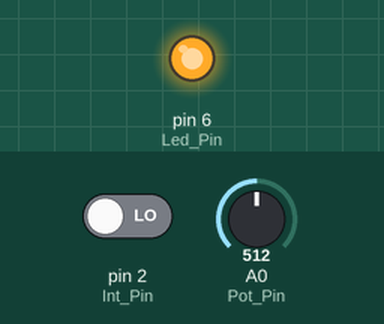
Simulated run of this sketch. Board: Arduino Uno, built with avr-gcc and run on an emulated ATmega328P. On the bench: output pins drawn as LEDs (lit = HIGH). The inputs (shaded band) are chosen by the test bench; at power-on: A0 (Pot_Pin) = 512, pin 2 (Int_Pin) LOW.

Above: at 1.2 s.
1.3 s: A0 (Pot_Pin) set to 785
2.8 s: A0 (Pot_Pin) set to 816
At 3.9 s:
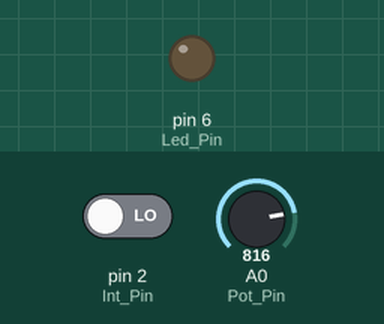
4.3 s: A0 (Pot_Pin) set to 790
At 5.0 s:
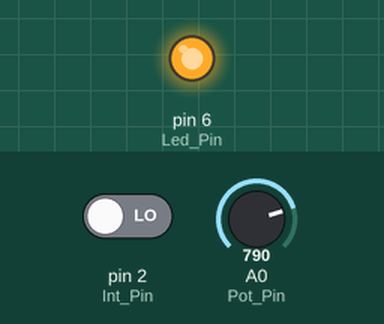
5.8 s: A0 (Pot_Pin) set to 810
At 6.1 s:
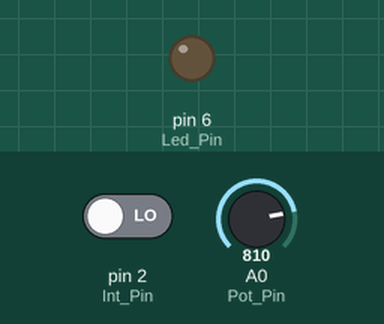
Timing chart, 0 to 8.3 s (numbered marks = the images above; inputs shaded):
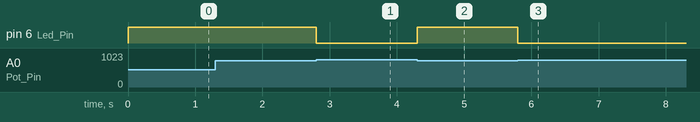

The sketch:

UTN-Clase-Arduino03_002.ino
```cpp
int Led_Pin = 6;
int Pot_Pin = A0;
int Int_Pin = 2;
int sensorValue = 0;
int inputValue = 0;

void setup()
{
	pinMode(Led_Pin, OUTPUT);
	pinMode(Int_Pin, INPUT);
}

void loop()
{
  inputValue = digitalRead(Int_Pin); //lectura digital del interruptor

  if(inputValue == HIGH)
  {
    digitalWrite(Led_Pin,1);
  }else
  {
    sensorValue = analogRead(Pot_Pin);//lectura analógica del potenciador

      if(sensorValue<800)
    {
      digitalWrite(Led_Pin,1);
    }else
    {
       digitalWrite(Led_Pin,0);
    }
  }
}
```

Measured:
- the behaviour switches between 799 and 800 on A0 (Pot_Pin) (found by bisection; images 0 and 1)
- after the input at 1.3 s, every drawn part: stays the same
- after the input at 2.8 s, pin 6 (Led_Pin): HIGH → LOW at once
- after the input at 4.3 s, pin 6 (Led_Pin): LOW → HIGH at once
- after the input at 5.8 s, pin 6 (Led_Pin): HIGH → LOW at once
